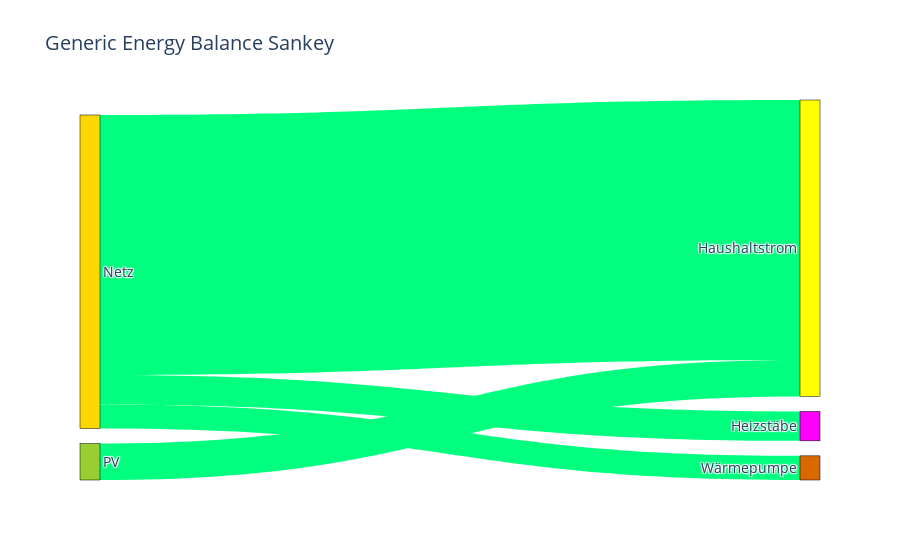

This figure's notebook cell:
### Code cell
import plotly.graph_objects as go

# --- 1. EXTRACT UNIQUE NODES ---
# We look at every connection in 'final_links' (e.g., 'PV:Haushaltstrom')
# and split them to find every unique participant.
unique_nodes = set()

for link_name in elec_links.keys():
    source, target = link_name.split(':')
    unique_nodes.add(source)
    unique_nodes.add(target)

# Convert to a sorted list (so the order is fixed)
node_labels = sorted(list(unique_nodes))
print(f"Nodes found: {node_labels}")


# Build the color list in the exact order of 'node_labels'
node_colors = []
for node in node_labels:
    # .get() returns the specific color if found, or 'grey' if not found
    color = preferred_colors.get(node, 'lightgrey') 
    node_colors.append(color)


# --- 3. MAP LINKS TO INDICES ---
# Plotly needs numbers (0, 1, 2), not names. We look up the index of each name.
source_indices = []
target_indices = []
link_values = []
link_colors = []

for link_name, link_data in elec_links.items():
    src_name, tgt_name = link_name.split(':')
    
    # Find the ID number (0, 1, 2...) for these names
    source_indices.append(node_labels.index(src_name))
    target_indices.append(node_labels.index(tgt_name))
    
    # Get the value (width) and color
    link_values.append(link_data[0])
    link_colors.append(link_data[1])


# --- 4. DRAW THE PLOT ---
fig = go.Figure(data=[go.Sankey(
    arrangement = "snap",
    valueformat = ".3s",
    valuesuffix = "Wh",
    
    # Define the Boxes (Nodes)
    node = dict(
      pad = 15,
      thickness = 20,
      line = dict(color = "black", width = 0.5),
      label = node_labels,
      color = node_colors
    ),
    
    # Define the Arrows (Links)
    link = dict(
      source = source_indices,
      target = target_indices,
      value = link_values,
      color = link_colors
    )
)])

fig.update_layout(title_text="Generic Energy Balance Sankey", font_size=14)
fig.show()

# Optional: Save
# if print_plot:
#      fig.write_html('generic_sankey.html')

### Figure 1 — Plotly figure (JSON) as saved in the notebook; plotly's stock layout.template omitted (floating-point values rounded to 4 significant figures)
{"data": [{"arrangement": "snap", "link": {"color": ["springgreen", "springgreen", "springgreen", "springgreen"], "source": [3, 2, 2, 2], "target": [0, 0, 4, 1], "value": [7909000.0, 56450000.0, 5246000.0, 6388000.0]}, "node": {"color": ["yellow", "magenta", "gold", "yellowgreen", "rgba(217, 104, 0, 1)"], "label": ["Haushaltstrom", "Heizstäbe", "Netz", "PV", "Wärmepumpe"], "line": {"color": "black", "width": 0.5}, "pad": 15, "thickness": 20}, "type": "sankey", "valueformat": ".3s", "valuesuffix": "Wh"}], "layout": {"font": {"size": 14}, "title": {"text": "Generic Energy Balance Sankey"}}}
